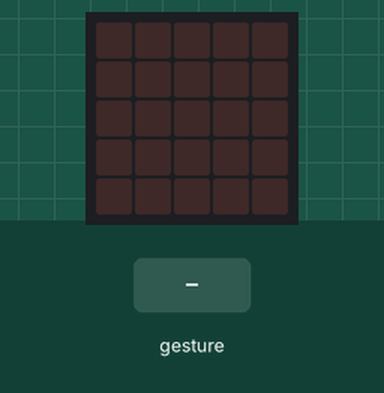
Recording of a program running on a simulated BBC micro:bit (MakeCode). Parts: the board's 5×5 LED display. The test bench sets the inputs (shaded band). Random numbers come from a fixed seed; a tilt is held for 1.5 s and a shake lasts 1 s, then the board lies face up again.

Above: at 1.2 s.
1.3 s: gesture 'shake'
At 3.0 s:
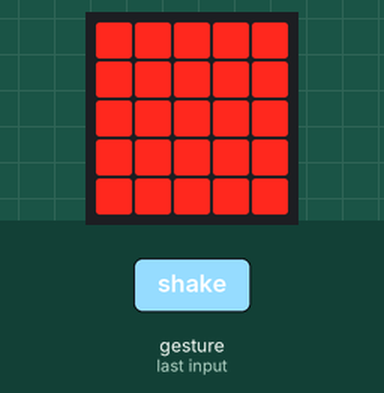
4.0 s: gesture 'shake'
At 6.3 s:
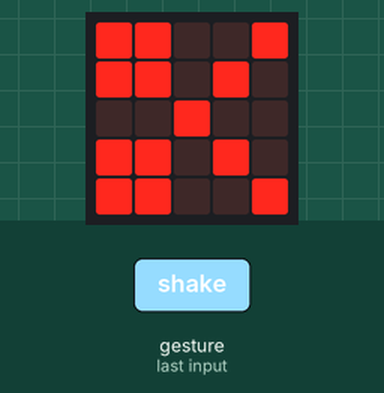
Timing chart, 0 to 7.8 s (numbered marks = the images above; inputs shaded):
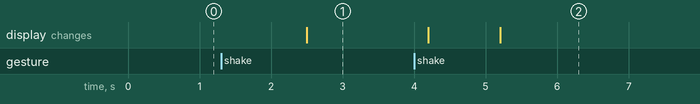

The program:

main.ts
```typescript
input.onGesture(Gesture.Shake, function () {
    RESULTADO = 0
    basic.clearScreen()
    basic.pause(1000)
    RESULTADO = randint(1, 3)
    if (RESULTADO == 1) {
        basic.showLeds(`
            # # # # #
            # # # # #
            # # # # #
            # # # # #
            # # # # #
            `)
    } else if (RESULTADO == 2) {
        basic.showLeds(`
            . . . . .
            . # # # .
            . # # # .
            . # # # .
            . . . . .
            `)
    } else if (RESULTADO == 3) {
        basic.showLeds(`
            # # . . #
            # # . # .
            . . # . .
            # # . # .
            # # . . #
            `)
    }
})
let RESULTADO = 0
RESULTADO = 0
```

test.ts
```typescript
// aquí va el archivo "tests"; esto no se compilará cuando este paquete se utilice como una extensión.
```

Measured:
- after the input at 1.3 s, the display: changes after 1.2 s (image 1)
- after the input at 4.0 s, the display: first changes after 0.20 s (image 2 shows a later state)
